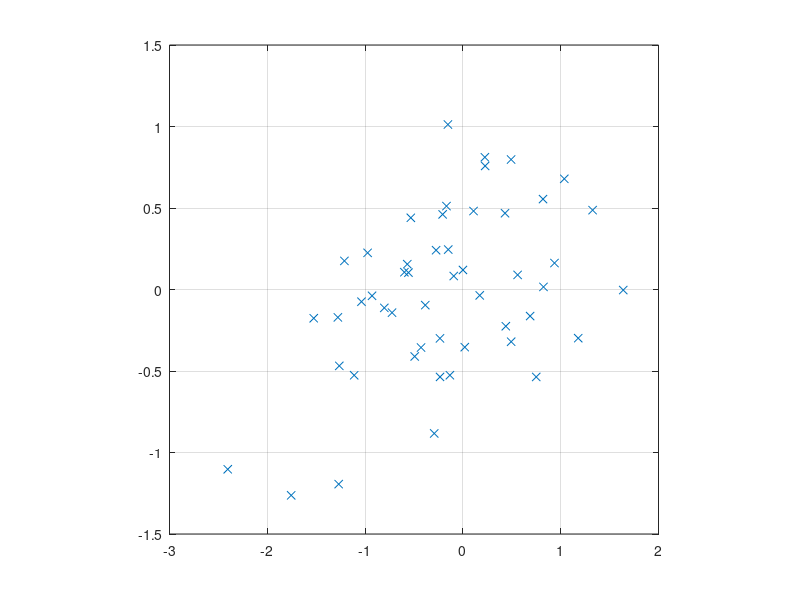

MATLAB code for this plot: (Note: this script raises an error after producing the figure.)
% EECS2050 Linear Algebra
% Computer assignment for HW#4
% Principal value decomposition
% Due Aug 16, 2022
% Prof. Yi-Wen Liu


clear; close all
N = 50; % number of datapoints in 2D
rng(1);% random seed

% randomly create two correlated columns
A = randn(N,2);
B = [0.5 0.5; 0.6 -0.1];
X = A*B;

figure(1);
plot(X(:,1), X(:,2),'x');
grid on; pbaspect([1 1 1])

% Next, let us find a change of coordinates to diagonalize the covariance matrix.
mu = mean(X);
X_new = X - repmat(mu,N,1);

% >>>> TODO: Use diagonalization to get the pinciple axes.

% Sigma = ... % expected value of the covariance matrix
% [Q,D] = ... % This line is the key step for diagonalization.
% prinAxes = ... % Reconstruct the pinciple axes

% <<< End of TODO

%%  Decorrelation by projecting onto principal components, and add the mean back.
Y = X_new*Q + repmat(mu,N,1);
figure(1); hold on;
plot(Y(:,1), Y(:,2),'.');

% Draw the principle axes
h1 = line(mu(1)+[0 prinAxes(1,1)],mu(2)+[0 prinAxes(2,1)],'color','k');
h2 = line(mu(1)+[0 prinAxes(1,2)],mu(2)+[0 prinAxes(2,2)],'color','k');
set(h1,'linewidth',2);
set(h2,'linewidth',2);

% set to aspect ratio to 1:1
set(gcf,'position',[400 300 500 500]); 
set(gca,'position',[0.1 0.1 0.8 0.8]);
set(gca,'xlim',[-3 3]);
set(gca,'ylim',[-3 3]);


%% Total Error with Principle components
% When we project the points on different axes, 
% we will get different errors.
% This part will show you the total errors 
% when we project the points on the two principle components.

m_axe1 = prinAxes(2,1) / prinAxes(1,1);
m_axe2 = prinAxes(2,2) / prinAxes(1,2);

figure(2);
% plot Errors with Axe1
subplot(121);
scatter(X(:,1), X(:,2),'x');
hold on; grid on; pbaspect([1 1 1]); 

line([-3 3],[-3*m_axe1 3*m_axe1],'color','#A2142F');
dis_sum = 0;
for kk = 1:N
    P = X(kk, 1:2);
    x0 = P(1); y0 = P(2);
    
    [dis, x1, y1] = get_error(x0, y0, m_axe1);
    scatter(x0,y0,"green");
    scatter(x1,y1,"green");
    dis_sum = dis_sum + dis;
    h1 = line([x0, x1], [y0, y1], "color", "#4DBEEE");
    set(h1,'linewidth',0.1);
%     pause;
end
title(["Total Error with PC_1", num2str(dis_sum)]);
xlim([-2, 2]);
ylim([-2, 2]);
pbaspect([1 1 1]);

% plot Errors with Axe2
subplot(122);
scatter(X(:,1), X(:,2),'x');
hold on; grid on; 

line([-3 3],[-3*m_axe2 3*m_axe2],'color','#A2142F');

% calculate the total errors
dis_sum = 0;
for kk = 1:N
    P = X(kk, 1:2);
    x0 = P(1); y0 = P(2);
    
    [dis, x1, y1] = get_error(x0, y0, m_axe2);
    scatter(x0,y0,"green");
    scatter(x1,y1,"green");
    dis_sum = dis_sum + dis;
    h1 = line([x0, x1], [y0, y1], "color", "#4DBEEE");
    set(h1,'linewidth',0.1);
%     pause;
end
title(["Total Error with PC_2", num2str(dis_sum)]);
xlim([-2, 2]);
ylim([-2, 2]);
pbaspect([1 1 1]);

%% Total Error with arbitary axes
% This part will show you how the total Error change 
% when we change the axes.
% NOTE: If you feel the process is too slow, 
%       you can reduce the size N or num_degrees.

num_degrees = 100; % how many graphs we calculate

thetas = linspace(0,2*pi, num_degrees);
figure(3);
for jj=1:length(thetas)
    hold off;
    scatter(X(:,1), X(:,2),'x');
    hold on; grid on;

    % Rotate the axes
    theta = thetas(jj);
    [a_x, a_y] = pol2cart(theta, 3);
    [b_x, b_y] = pol2cart(theta + pi, 3);
    m_k = a_y/ a_x;
    line([a_x, b_x], [a_y b_y],'color','#A2142F');
    
    % calculate the total errors
    dis_sum = 0;
    for kk = 1:N
        P = X(kk, 1:2);
        x0 = P(1); y0 = P(2);
        
        [dis, x1, y1] = get_error(x0, y0, m_k);
        scatter(x0,y0,"green");
        scatter(x1,y1,"green");
        dis_sum = dis_sum + dis;
        h1 = line([x0, x1], [y0, y1], "color", "#4DBEEE");
        set(h1,'linewidth',0.1);
    end
    title(["Total Error", num2str(dis_sum)]);
    
    xlim([-2, 2]);
    ylim([-2 2]);
%     pause;
    drawnow;
end


